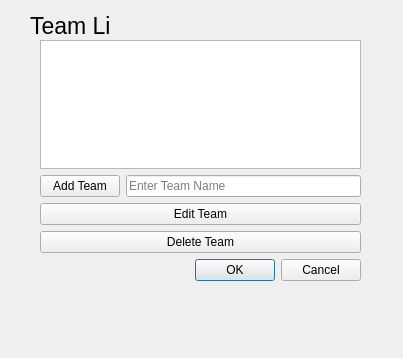
<?xml version="1.0" encoding="UTF-8"?>
<ui version="4.0">
 <class>league_edit_dialog</class>
 <widget class="QDialog" name="league_edit_dialog">
  <property name="windowModality">
   <enum>Qt::ApplicationModal</enum>
  </property>
  <property name="geometry">
   <rect>
    <x>0</x>
    <y>0</y>
    <width>403</width>
    <height>358</height>
   </rect>
  </property>
  <property name="windowTitle">
   <string>League Editor</string>
  </property>
  <widget class="QLabel" name="team_label">
   <property name="geometry">
    <rect>
     <x>30</x>
     <y>10</y>
     <width>81</width>
     <height>31</height>
    </rect>
   </property>
   <property name="font">
    <font>
     <pointsize>17</pointsize>
    </font>
   </property>
   <property name="text">
    <string>Team List</string>
   </property>
  </widget>
  <widget class="QWidget" name="">
   <property name="geometry">
    <rect>
     <x>40</x>
     <y>40</y>
     <width>321</width>
     <height>241</height>
    </rect>
   </property>
   <layout class="QVBoxLayout" name="verticalLayout_2">
    <item>
     <widget class="QListWidget" name="team_list_widget"/>
    </item>
    <item>
     <layout class="QVBoxLayout" name="verticalLayout">
      <item>
       <layout class="QHBoxLayout" name="horizontalLayout">
        <item>
         <widget class="QPushButton" name="add_team_button">
          <property name="text">
           <string>Add Team</string>
          </property>
         </widget>
        </item>
        <item>
         <widget class="QLineEdit" name="add_line_edit">
          <property name="enabled">
           <bool>true</bool>
          </property>
          <property name="alignment">
           <set>Qt::AlignLeading|Qt::AlignLeft|Qt::AlignVCenter</set>
          </property>
          <property name="placeholderText">
           <string>Enter Team Name</string>
          </property>
          <property name="clearButtonEnabled">
           <bool>false</bool>
          </property>
         </widget>
        </item>
       </layout>
      </item>
      <item>
       <widget class="QPushButton" name="edit_team_button">
        <property name="text">
         <string>Edit Team</string>
        </property>
       </widget>
      </item>
      <item>
       <widget class="QPushButton" name="delete_team_button">
        <property name="text">
         <string>Delete Team</string>
        </property>
       </widget>
      </item>
      <item>
       <widget class="QDialogButtonBox" name="buttonBox">
        <property name="orientation">
         <enum>Qt::Horizontal</enum>
        </property>
        <property name="standardButtons">
         <set>QDialogButtonBox::Cancel|QDialogButtonBox::Ok</set>
        </property>
       </widget>
      </item>
     </layout>
    </item>
   </layout>
  </widget>
 </widget>
 <resources/>
 <connections>
  <connection>
   <sender>buttonBox</sender>
   <signal>accepted()</signal>
   <receiver>league_edit_dialog</receiver>
   <slot>accept()</slot>
   <hints>
    <hint type="sourcelabel">
     <x>200</x>
     <y>264</y>
    </hint>
    <hint type="destinationlabel">
     <x>201</x>
     <y>178</y>
    </hint>
   </hints>
  </connection>
  <connection>
   <sender>buttonBox</sender>
   <signal>rejected()</signal>
   <receiver>league_edit_dialog</receiver>
   <slot>reject()</slot>
   <hints>
    <hint type="sourcelabel">
     <x>200</x>
     <y>264</y>
    </hint>
    <hint type="destinationlabel">
     <x>201</x>
     <y>178</y>
    </hint>
   </hints>
  </connection>
 </connections>
</ui>
